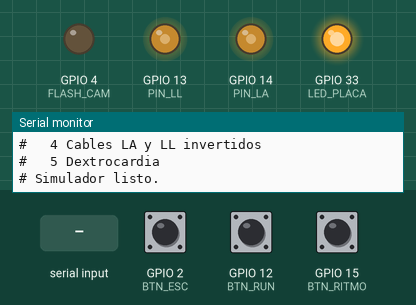
The sketch below on a simulated ESP32. Parts: output pins drawn as LEDs (lit = HIGH), the last lines printed to the serial monitor. Dashed ring = blinking. Inputs (shaded band) come from the test bench; at power-on: GPIO 2 (BTN_ESC) HIGH, GPIO 12 (BTN_RUN) HIGH, GPIO 15 (BTN_RITMO) HIGH.

Above: at 1.7 s.
1.8 s: GPIO 2 (BTN_ESC) pulled LOW for 0.15 s
4.9 s: "4\n" received over Serial
7.9 s: "eje\n" received over Serial
10.9 s: GPIO 12 (BTN_RUN) pulled LOW for 0.15 s
At 11.6 s:
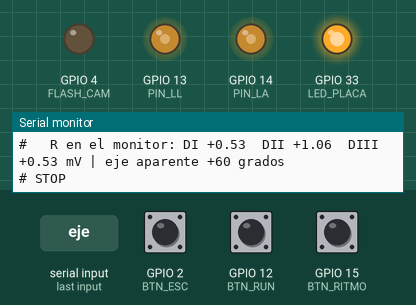
12.5 s: GPIO 2 (BTN_ESC) pulled LOW for 1 s
15.0 s: GPIO 12 (BTN_RUN) pulled LOW for 1 s
At 15.95 s:
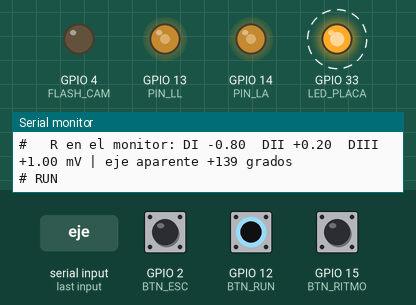
Timing chart, 0 to 19.0 s (numbered marks = the images above; inputs shaded):
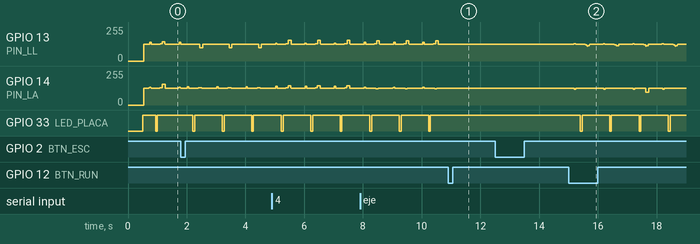

The sketch:

simulador_ecg_vector.ino
```cpp
/*
  Simulador de ECG — MODO VECTOR v2 (idea de José Tomás) — ESP32-CAM (AI-Thinker)
  ------------------------------------------------------------------------------
  MISMO HARDWARE que el simulador de 2 canales: no se cambia nada en la protoboard.
    Canal LA: IO14 -> R1 1k -> [C1 100n] -> R2 10k -> [C2 10n] = TP_LA -> R3 220k -> LA -> 200 ohm -> GND
    Canal LL: IO13 -> R1 1k -> [C1 100n] -> R2 10k -> [C2 10n] = TP_LL -> R3 220k -> LL -> 200 ohm -> GND
    RA = GND (referencia de las salidas)      N/RL = GND

  LA IDEA
    El corazón es UNA flecha H(t) en 3D (vectocardiograma):
        x -> hacia el brazo izquierdo     y -> hacia los pies     z -> hacia el pecho
    Cada electrodo "ve" la proyección de esa flecha:   phi = L · H
        L = vector de derivación del electrodo (depende de DÓNDE está puesto en el cuerpo)
    El micro decide qué electrodo queda en cada borne y saca la diferencia contra RA:
        borne LA = (L_LA - L_RA) · H  = DI que verá el monitor
        borne LL = (L_LL - L_RA) · H  = DII que verá el monitor       (DIII sale sola: DII - DI)
    Como el monitor solo mide diferencias, con 2 canales alcanza para 3 electrodos
    puestos en CUALQUIER parte del cuerpo.

  COMANDOS (Monitor Serie a 115200, con "Nueva línea")
    0 .. 5        escenario (también con el botón de IO2):
                    0 Normal (eje +41°)            3 Cables RA y LA invertidos
                    1 Desviación izquierda (-45°)  4 Cables LA y LL invertidos
                    2 Desviación derecha (+115°)   5 Dextrocardia
    eje 75        gira el corazón: el eje del QRS queda en 75° (cualquier ángulo)
    ritmo 2       0 = 40 lpm · 1 = 60 · 2 = 120 · 3 = 180 · 4 = calibración (también botón IO15)
    lv <9 números>  vectores de derivación de RA, LA y LL (x y z de cada uno).
                    Los manda el programa del PC (vector_ecg.py) al mover los electrodos.
    plot 1        envía DI, DII, DIII (sirve para el Serial Plotter del Arduino IDE)
    plot 2        además envía la flecha HX, HY, HZ (lo usa vector_ecg.py)   ·   plot 0 = nada
    ?             ayuda

  Botones opcionales (a GND): IO15 = ritmo · IO2 = escenario · IO12 = run/stop
  Placa: "AI Thinker ESP32-CAM" (paquete esp32 3.x). Sin tarjeta microSD.
*/

#include <math.h>

const int PIN_LA     = 14;
const int PIN_LL     = 13;
const int BTN_RITMO  = 15;
const int BTN_ESC    = 2;
const int BTN_RUN    = 12;
const int LED_PLACA  = 33;         // LED rojo integrado (activo en LOW)
const int FLASH_CAM  = 4;

// ---- PWM ----
const uint32_t OPC_FREQ[] = {62500, 39062, 19531};
uint32_t PWM_FREQ = 0;
const uint8_t  PWM_BITS = 10;
const int      PWM_MAX  = (1 << PWM_BITS) - 1;

// ---- Circuito ----
const float VDD      = 3.3f;
const float G_FILTRO = 0.952f;
// Calibración por canal: medir R3 y R4 de cada canal y poner (R3 + R4) / R4
const float ATEN_LA  = 1101.0f;
const float ATEN_LL  = 1101.0f;
// Línea base al CENTRO del rango: las ondas pueden ser positivas o negativas.
const float TP_BASE   = 1.55f;
// Máximo que cabe en un borne (mV). Si un escenario pide más, se reduce todo en proporción.
const float LIMITE_MV = 1.35f;

// ---- El corazón como vector ----
// Alturas del código de 2 canales (mV). De ahí sale la flecha de cada onda:
//   x = DI        y = (2·DII − DI) / √3        z = componente hacia el pecho (ilustrativa)
//                       P      Q       R      S       T
const float AMP_DI[]  = {0.10f, -0.03f, 0.80f, -0.05f, 0.35f};
const float AMP_DII[] = {0.15f, -0.12f, 1.00f, -0.30f, 0.20f};
const float AMP_Z[]   = {0.03f,  0.08f, -0.30f, -0.25f, 0.15f};
float V[5][3];
float EJE_BASE = 0;                 // eje del QRS normal (grados), se calcula en setup

// ---- Los electrodos ----
// Posiciones estándar: vértices del triángulo de Einthoven (plano frontal, z = 0)
const int E_RA = 0, E_LA = 1, E_LL = 2;
const float U[3][3] = {{-0.5f, -0.28868f, 0.0f}, {0.5f, -0.28868f, 0.0f}, {0.0f, 0.57735f, 0.0f}};
const char* const NOMBRE_E[3] = {"RA", "LA", "LL"};

// cable[b] = qué electrodo del cuerpo quedó conectado al borne b del monitor
struct Escenario { const char* nombre; float eje; bool espejo; uint8_t cable[3]; };
const Escenario ESC[] = {
  {"Normal",                              NAN,   false, {0, 1, 2}},
  {"Desviacion del eje a la izquierda",   -45,   false, {0, 1, 2}},
  {"Desviacion del eje a la derecha",     115,   false, {0, 1, 2}},
  {"Cables RA y LA invertidos",           NAN,   false, {1, 0, 2}},
  {"Cables LA y LL invertidos",           NAN,   false, {0, 2, 1}},
  {"Dextrocardia",                        NAN,   true,  {0, 1, 2}},
};
const int N_ESC = 6;

// ---- Estado ----
int   esc    = 0;
float ejeObj = NAN;                 // eje pedido para el QRS (NAN = el del corazón normal)
bool  espejo = false;
float L[3][3];                      // vector de derivación del electrodo que está en cada borne
bool  libres = false;               // true = posiciones enviadas desde el PC
float escala = 1.0f;

const int   BPM[]   = {40, 60, 120, 180};
const int   N_MODOS = 5;            // 4 ritmos + calibración
int   modo      = 1;
bool  corriendo = true;
int   plot      = 0;

const int MAX_RR = 1500;
uint16_t tablaLA[MAX_RR], tablaLL[MAX_RR];
float    hx[MAX_RR], hy[MAX_RR], hz[MAX_RR];   // la flecha del corazón, milisegundo a milisegundo
float    mvLA[MAX_RR], mvLL[MAX_RR];           // lo que ve el monitor: DI y DII (mV)
int largo = 1000, idxR = 400;

hw_timer_t* timer = nullptr;
volatile uint32_t ticks = 0;
uint32_t hechos = 0;
void ARDUINO_ISR_ATTR onTimer() { ticks = ticks + 1; }

uint16_t mV_a_duty(float mv, float aten) {
  float tp = TP_BASE + mv * aten / 1000.0f;
  int   c  = (int)roundf(tp / (G_FILTRO * VDD) * PWM_MAX);
  return (uint16_t)constrain(c, 0, PWM_MAX);
}

float g(float t, float c, float w) { float x = (t - c) / w; return expf(-0.5f * x * x); }

void aplicarEscenario(int n) {
  esc = n; ejeObj = ESC[n].eje; espejo = ESC[n].espejo; libres = false;
  for (int b = 0; b < 3; b++)
    for (int j = 0; j < 3; j++) L[b][j] = U[ESC[n].cable[b]][j];
}

// Paso 1: la flecha H(t) de un latido completo, con el corazón girado o reflejado
void construirCorazon() {
  if (modo == 4) {
    largo = 1000; idxR = 0;
    for (int i = 0; i < largo; i++) hx[i] = hy[i] = hz[i] = 0;
    return;
  }
  float giro = isnan(ejeObj) ? 0.0f : (ejeObj - EJE_BASE) * (float)M_PI / 180.0f;
  float co = cosf(giro), si = sinf(giro);
  float v[5][3];
  for (int k = 0; k < 5; k++) {
    v[k][0] = V[k][0] * co - V[k][1] * si;
    v[k][1] = V[k][0] * si + V[k][1] * co;
    v[k][2] = V[k][2];
    if (espejo) v[k][0] = -v[k][0];
  }
  int RR = 60000 / BPM[modo];
  float k = sqrtf(RR / 1000.0f), R = 0.40f * RR;
  float centro[5] = {R - 190 * k, R - 25, R, R + 25, R + 240 * k};
  float ancho[5]  = {22 * k,      8,      9, 8,      40 * k};
  largo = RR; idxR = (int)R;

  for (int i = 0; i < RR; i++) {
    float x = 0, y = 0, z = 0;
    for (int w = 0; w < 5; w++) {
      float a = g(i, centro[w], ancho[w]);
      x += a * v[w][0]; y += a * v[w][1]; z += a * v[w][2];
    }
    hx[i] = x; hy[i] = y; hz[i] = z;
  }
  float x0 = hx[0], xN = hx[RR - 1], y0 = hy[0], yN = hy[RR - 1], z0 = hz[0], zN = hz[RR - 1];
  for (int i = 0; i < RR; i++) {                    // empalme suave entre latidos
    float f = i / (float)(RR - 1);
    hx[i] -= x0 + (xN - x0) * f;
    hy[i] -= y0 + (yN - y0) * f;
    hz[i] -= z0 + (zN - z0) * f;
  }
}

void informar() {
  Serial.printf("# Escenario %d: %s", esc, ESC[esc].nombre);
  if (!isnan(ejeObj) && !(ejeObj == ESC[esc].eje)) Serial.printf(" + eje %.0f", ejeObj);
  if (libres) Serial.print(" + electrodos libres");
  if (modo == 4) Serial.println(" | CALIBRACION 1 Hz / 1 mV");
  else Serial.printf(" | %d lpm\n", BPM[modo]);
  if (libres) Serial.println("#   Electrodos: posicion libre (enviada desde el PC)");
  else Serial.printf("#   Electrodos: borne RA <- %s, borne LA <- %s, borne LL <- %s\n",
                     NOMBRE_E[ESC[esc].cable[0]], NOMBRE_E[ESC[esc].cable[1]], NOMBRE_E[ESC[esc].cable[2]]);
  if (modo != 4) {
    float dI = mvLA[idxR], dII = mvLL[idxR];
    float eje = atan2f((2 * dII - dI) / sqrtf(3.0f), dI) * 180.0f / (float)M_PI;
    Serial.printf("#   R en el monitor: DI %+.2f  DII %+.2f  DIII %+.2f mV | eje aparente %+.0f grados\n",
                  dI, dII, dII - dI, eje);
  }
  if (escala < 1.0f)
    Serial.printf("# AVISO: senal reducida al %.0f %% para que quepa en la salida\n", escala * 100.0f);
}

// Paso 2: lo que entrega cada borne según dónde están los electrodos
void proyectar() {
  escala = 1.0f;
  if (modo == 4) {                                  // calibración: 1 mV en ambos bornes, 1 Hz
    for (int i = 0; i < largo; i++) {
      mvLA[i] = mvLL[i] = (i < 500) ? 1.0f : 0.0f;
      tablaLA[i] = mV_a_duty(mvLA[i], ATEN_LA);
      tablaLL[i] = mV_a_duty(mvLL[i], ATEN_LL);
    }
  } else {
    float a[3], b[3], pico = 0;
    for (int j = 0; j < 3; j++) { a[j] = L[E_LA][j] - L[E_RA][j]; b[j] = L[E_LL][j] - L[E_RA][j]; }
    for (int i = 0; i < largo; i++) {
      mvLA[i] = a[0] * hx[i] + a[1] * hy[i] + a[2] * hz[i];
      mvLL[i] = b[0] * hx[i] + b[1] * hy[i] + b[2] * hz[i];
      pico = fmaxf(pico, fmaxf(fabsf(mvLA[i]), fabsf(mvLL[i])));
    }
    if (pico > LIMITE_MV) escala = LIMITE_MV / pico;
    for (int i = 0; i < largo; i++) {
      mvLA[i] *= escala; mvLL[i] *= escala;
      tablaLA[i] = mV_a_duty(mvLA[i], ATEN_LA);
      tablaLL[i] = mV_a_duty(mvLL[i], ATEN_LL);
    }
  }
  informar();
  hechos = ticks;                                   // descarta el tiempo usado en recalcular
}

void ayuda() {
  Serial.println("# Comandos: 0-5 escenario | eje <grados> | ritmo <0-4> | plot <0-2> | ?");
  for (int i = 0; i < N_ESC; i++) Serial.printf("#   %d %s\n", i, ESC[i].nombre);
}

void ejecutar(char* s) {
  if (s[0] >= '0' && s[0] <= '5' && s[1] == 0) {
    aplicarEscenario(s[0] - '0'); if (modo == 4) modo = 1;
    construirCorazon(); proyectar();
  } else if (strncmp(s, "eje", 3) == 0) {
    ejeObj = atof(s + 3); if (modo == 4) modo = 1;
    construirCorazon(); proyectar();
  } else if (strncmp(s, "ritmo", 5) == 0) {
    int m = atoi(s + 5);
    if (m >= 0 && m < N_MODOS) { modo = m; construirCorazon(); proyectar(); }
  } else if (strncmp(s, "lv", 2) == 0) {
    float v[9]; char* p = s + 2; int n = 0;
    for (; n < 9; n++) { char* fin; v[n] = strtof(p, &fin); if (fin == p) break; p = fin; }
    if (n == 9) {
      for (int b = 0; b < 3; b++) for (int j = 0; j < 3; j++) L[b][j] = v[b * 3 + j];
      libres = true; proyectar();
    } else Serial.println("# lv necesita 9 numeros: x y z de RA, LA y LL");
  } else if (strncmp(s, "plot", 4) == 0) {
    plot = s[4] ? atoi(s + 4) : (plot ? 0 : 1);
  } else ayuda();
}

void leerSerie() {
  static char buf[128]; static int n = 0;
  while (Serial.available()) {
    char c = Serial.read();
    if (c != '\n' && c != '\r') { if (n < 127) buf[n++] = c; continue; }
    if (n == 0) continue;
    buf[n] = 0; n = 0;
    ejecutar(buf);
  }
}

bool presionado(int pin, bool& previo, uint32_t& t0) {
  bool ahora = digitalRead(pin) == LOW, flanco = false;
  if (ahora && !previo && millis() - t0 > 200) { flanco = true; t0 = millis(); }
  previo = ahora;
  return flanco;
}

void setup() {
  Serial.setTxBufferSize(2048);                     // para que los avisos no frenen la señal
  Serial.begin(115200);
  delay(500);
  pinMode(FLASH_CAM, OUTPUT); digitalWrite(FLASH_CAM, LOW);
  pinMode(LED_PLACA, OUTPUT); digitalWrite(LED_PLACA, HIGH);
  pinMode(BTN_RITMO, INPUT_PULLUP);
  pinMode(BTN_ESC,   INPUT_PULLUP);
  pinMode(BTN_RUN,   INPUT_PULLUP);

  for (int k = 0; k < 5; k++) {
    V[k][0] = AMP_DI[k];
    V[k][1] = (2 * AMP_DII[k] - AMP_DI[k]) / sqrtf(3.0f);
    V[k][2] = AMP_Z[k];
  }
  EJE_BASE = atan2f(V[2][1], V[2][0]) * 180.0f / (float)M_PI;

  for (int i = 0; i < 3 && PWM_FREQ == 0; i++) {
    if (ledcAttach(PIN_LA, OPC_FREQ[i], PWM_BITS)) {
      if (ledcAttach(PIN_LL, OPC_FREQ[i], PWM_BITS)) PWM_FREQ = OPC_FREQ[i];
      else ledcDetach(PIN_LA);
    }
  }
  if (PWM_FREQ == 0) { Serial.println("ERROR: no se pudo configurar el PWM"); while (true) delay(1000); }
  Serial.printf("# PWM OK: %u Hz, %u bits | MODO VECTOR v2 | eje normal = %+.0f grados\n",
                (unsigned)PWM_FREQ, (unsigned)PWM_BITS, EJE_BASE);

  aplicarEscenario(0);
  construirCorazon();
  proyectar();
  ayuda();
  timer = timerBegin(1000000);
  timerAttachInterrupt(timer, &onTimer);
  timerAlarm(timer, 1000, true, 0);
  Serial.println("# Simulador listo.");
}

void loop() {
  static bool pM = false, pE = false, pR = false;
  static uint32_t tM = 0, tE = 0, tR = 0;
  static int idx = 0;

  leerSerie();
  if (presionado(BTN_RITMO, pM, tM)) { modo = (modo + 1) % N_MODOS; idx = 0; construirCorazon(); proyectar(); }
  if (presionado(BTN_ESC,   pE, tE)) {
    aplicarEscenario((esc + 1) % N_ESC); if (modo == 4) modo = 1;
    idx = 0; construirCorazon(); proyectar();
  }
  if (presionado(BTN_RUN,   pR, tR)) { corriendo = !corriendo; Serial.println(corriendo ? "# RUN" : "# STOP"); }
  if (idx >= largo) idx = 0;

  while (hechos != ticks) {                         // una vez por cada milisegundo
    hechos++;
    if (corriendo) {
      ledcWrite(PIN_LA, tablaLA[idx]);
      ledcWrite(PIN_LL, tablaLL[idx]);
      int d = idx - idxR;
      digitalWrite(LED_PLACA, (d >= 0 && d < 60) ? LOW : HIGH);
      if (plot && hechos % 10 == 0) {               // 100 muestras por segundo al PC
        Serial.printf("DI:%.3f,DII:%.3f,DIII:%.3f", mvLA[idx], mvLL[idx], mvLL[idx] - mvLA[idx]);
        if (plot == 2) Serial.printf(",HX:%.3f,HY:%.3f,HZ:%.3f", hx[idx], hy[idx], hz[idx]);
        Serial.println();
      }
      idx = (idx + 1) % largo;
    } else {
      ledcWrite(PIN_LA, mV_a_duty(0, ATEN_LA));
      ledcWrite(PIN_LL, mV_a_duty(0, ATEN_LL));
      digitalWrite(LED_PLACA, HIGH);
    }
  }
}
```

Measured:
- after the input at 10.9 s, GPIO 13 (PIN_LL), GPIO 14 (PIN_LA): stops changing and stays 126/255; GPIO 33 (LED_PLACA): stops changing and stays HIGH
- by itself, GPIO 33 (LED_PLACA): alternates HIGH for 0.94 s and LOW for 0.06 s
- by itself, GPIO 13 (PIN_LL): repeats every 1.0 s: 125/255 0.03 s, 124/255 0.03 s, 125/255 0.03 s, 126/255 0.27 s, 125/255 0.02 s, 124/255 0.09 s, 101/255 0.09 s, 124/255 0.01 s, 125/255 0.02 s, 126/255 0.41 s
- by itself, GPIO 14 (PIN_LA): repeats every 1.0 s: 136/255 0.04 s, 127/255 0.01 s, 126/255 0.30 s, 127/255 0.02 s, 128/255 0.02 s, 129/255 0.01 s, 130/255 0.05 s, 129/255 0.01 s, 128/255 0.02 s, 127/255 0.02 s, 126/255 0.44 s, 127/255 0.05 s
